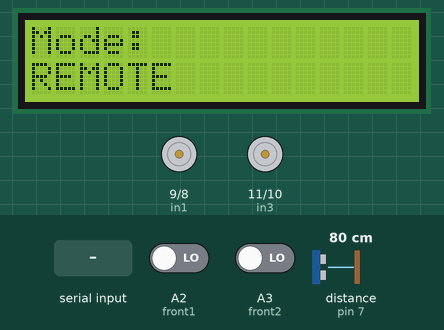
The sketch below on a simulated Arduino Uno, built with avr-gcc and run on an emulated ATmega328P. Shown: 16×2 character LCD, motor-driver pin pairs drawn as motors (green arrow = first pin HIGH = forward, orange = second pin HIGH = backward, longer = more drive, scaled by the enable pin). The inputs (shaded band) are chosen by the test bench; at power-on: A2 (front1) LOW, A3 (front2) LOW, distance to the obstacle (sensor on pin 7) 80 cm. The echo pulse lasts 58.3 µs per cm; what the sketch prints to the serial monitor is not drawn.

Above: at 1.2 s.
1.3 s: "H" received over the second serial link
At 2.5 s:
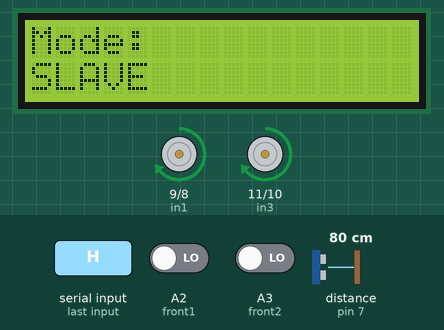
2.8 s: "h" received over the second serial link
At 3.7 s:
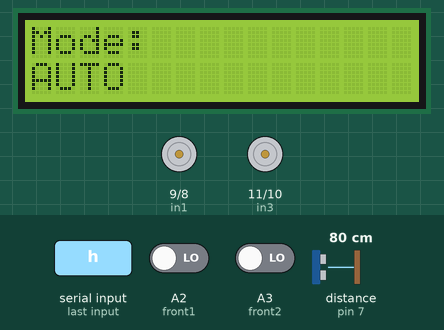
Timing chart, 0 to 5.8 s (numbered marks = the images above; inputs shaded):
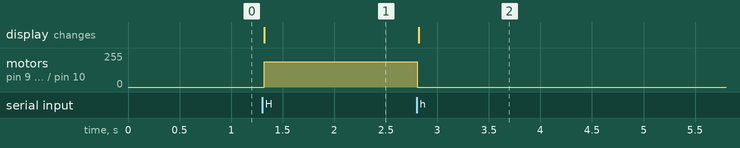

Measured:
- after the input at 1.3 s, motor on pin 9 (in1) / pin 8 (in2), motor on pin 11 (in3) / pin 10 (in4): stopped → forward 191/255 at once; the display: changes at once (image 1)
- after the input at 2.8 s, motor on pin 9 (in1) / pin 8 (in2), motor on pin 11 (in3) / pin 10 (in4): forward 191/255 → stopped at once; the display: changes at once (image 2)

The sketch:

driving_and_line_folowing_betav2.ino
```cpp
#include <SoftwareSerial.h>
#include <Arduino.h>
#include <Wire.h>
#include <LiquidCrystal_I2C.h>

// Bluetooth: Arduino RX = D0, TX = D1
SoftwareSerial HM10(0, 1);

// LCD
LiquidCrystal_I2C lcd(0x27, 16, 2);

// Line sensors
#define front1 A2
#define front2 A3

// Left motor direction pins
int in1 = 9;
int in2 = 8;

// Right motor direction pins
int in3 = 11;
int in4 = 10;

// Motor speed pins
int ena = 5;
int enb = 6;

// Speed levels
const int speedLevels[5] = {0, 64, 128, 191, 255};
int leftLevel = 3;
int rightLevel = 3;
bool motorsRunning = false;

// Ultrasonic sensor
long duration;
int distance;
const int trigPin = 2;
const int echoPin = 7;
const int obstacleDistance = 20;
const int reverseTime = 500;
const int turnTime = 600;

// Mode selection
enum Mode {
  REMOTE,
  SLAVE,
  AUTO
};

Mode currentMode = REMOTE;

// Function declarations
void Stop();
void Forward();
void Backward();
void TurnLeft();
void TurnRight();
void ApplySpeed();
int getDistance();
void AvoidObstacle();
void Modeswitching(char c);
void RemoteDrive(char c);
void AutoDrive();
void slavemode();
void setMode(Mode newMode);
void showMode();

// Setup
void setup() {
  pinMode(in1, OUTPUT);
  pinMode(in2, OUTPUT);
  pinMode(in3, OUTPUT);
  pinMode(in4, OUTPUT);
  pinMode(ena, OUTPUT);
  pinMode(enb, OUTPUT);

  pinMode(trigPin, OUTPUT);
  pinMode(echoPin, INPUT);

  pinMode(front1, INPUT);
  pinMode(front2, INPUT);

  Stop();

  Serial.begin(9600);
  HM10.begin(9600);

  lcd.init();
  lcd.backlight();
  showMode();

  Serial.println("AutoNova-car ready for input.");
}

// Main loop
void loop() {
  if (HM10.available()) {
    char c = HM10.read();

    Serial.print("RECEIVED: ");
    Serial.println(c);

    distance = getDistance();

    // Serial.print("Distance: ");
    // Serial.print(distance);
    // Serial.println(" cm");

    Modeswitching(c);

    if (currentMode == REMOTE) {
      RemoteDrive(c);
    }

    if (currentMode == SLAVE) {
      slavemode();
    }

    // Triangle: increase both speed levels
    else if (c == 'E' || c == 'e') {
      if (leftLevel < 4) leftLevel++;
      if (rightLevel < 4) rightLevel++;
      ApplySpeed();
    }

    // X: decrease both speed levels
    else if (c == 'G' || c == 'g') {
      if (leftLevel > 1) leftLevel--;
      if (rightLevel > 1) rightLevel--;
      ApplySpeed();
    }
  }

  int f1 = digitalRead(front1);
  int f2 = digitalRead(front2);

  // Serial.print(f1);
  // delay(10);

  // Serial.println(f2);
  // delay(10);
}

// Line follower
void slavemode() {
  int f1 = digitalRead(front1);
  int f2 = digitalRead(front2);

  if (f1 == HIGH) {
    TurnRight();
  }
  else if (f2 == HIGH) {
    TurnLeft();
  }
  else {
    Forward();
  }
  return;
}

// Speed control
void ApplySpeed() {
  analogWrite(ena, motorsRunning ? speedLevels[leftLevel] : 0);
  analogWrite(enb, motorsRunning ? speedLevels[rightLevel] : 0);
}

void Forward() {
  digitalWrite(in1, HIGH);
  digitalWrite(in2, LOW);
  digitalWrite(in3, HIGH);
  digitalWrite(in4, LOW);

  motorsRunning = true;
  ApplySpeed();
  return;
}

void Backward() {
  digitalWrite(in1, LOW);
  digitalWrite(in2, HIGH);
  digitalWrite(in3, LOW);
  digitalWrite(in4, HIGH);

  motorsRunning = true;
  ApplySpeed();
  return;
}

void TurnRight() {
  digitalWrite(in1, HIGH);
  digitalWrite(in2, LOW);
  digitalWrite(in3, LOW);
  digitalWrite(in4, HIGH);

  motorsRunning = true;
  ApplySpeed();
  return;
}

void TurnLeft() {
  digitalWrite(in1, LOW);
  digitalWrite(in2, HIGH);
  digitalWrite(in3, HIGH);
  digitalWrite(in4, LOW);

  motorsRunning = true;
  ApplySpeed();
  return;
}

// Ultrasonic distance
int getDistance() {
  digitalWrite(trigPin, LOW);
  delayMicroseconds(2);

  digitalWrite(trigPin, HIGH);
  delayMicroseconds(10);
  digitalWrite(trigPin, LOW);

  duration = pulseIn(echoPin, HIGH, 30000);

  if (duration == 0) {
    return 999;
  }

  int distance = duration * 0.0343 / 2;
  return distance;
}

// Obstacle avoidance
void AvoidObstacle() {
  Serial.println("Obstacle detected!");
  Stop();
  delay(100);
}

// Mode switching
void Modeswitching(char c) {
  if (c == 'H' || c == 'h') {
    if (currentMode == REMOTE) {
      setMode(SLAVE);
    }
    else if (currentMode == SLAVE) {
      setMode(AUTO);
    }
    else {
      setMode(REMOTE);
    }
  }
}

// Remote drive
void RemoteDrive(char c) {
  if (c == 'A' || c == 'a') {
    Forward();
  }
  else if (c == 'C' || c == 'c') {
    Backward();
  }
  else if (c == 'B' || c == 'b') {
    TurnLeft();
  }
  else if (c == 'D' || c == 'd') {
    TurnRight();
  }
  else {
    Stop();
  }
}

// Autonomous mode
void AutoDrive() {
// emty couse needs work

}

// Mode display
void setMode(Mode newMode) {
  Stop();
  currentMode = newMode;
  showMode();
}

void showMode() {
  lcd.clear();
  lcd.setCursor(0, 0);
  lcd.print("Mode:");

  lcd.setCursor(0, 1);

  if (currentMode == REMOTE) {
    lcd.print("REMOTE");
  }
  else if (currentMode == SLAVE) {
    lcd.print("SLAVE");
  }
  else {
    lcd.print("AUTO");
  }
}

// Stop motors
void Stop() {
  motorsRunning = false;
  ApplySpeed();

  digitalWrite(in1, LOW);
  digitalWrite(in2, LOW);
  digitalWrite(in3, LOW);
  digitalWrite(in4, LOW);
}
```
